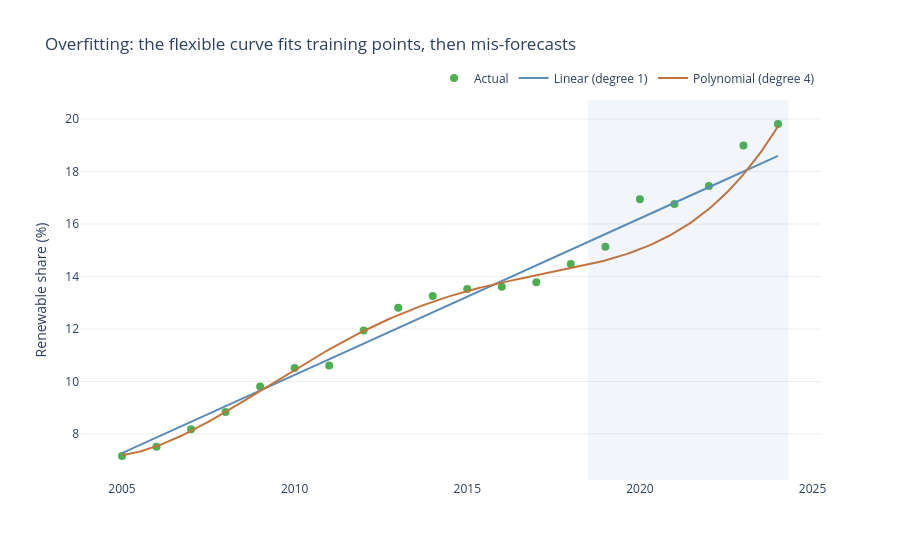

Here is the notebook cell this chart was saved with:
### Code cell
# The polynomial hugs the training points, then lurches once it leaves them
grid = pd.DataFrame({'t': np.linspace(0, eu['t'].max(), 200)})
grid['year'] = grid['t'] + eu['year'].min()

fig = go.Figure()
fig.add_vrect(x0=TRAIN_END + 0.5, x1=eu['year'].max() + 0.3,
              fillcolor='#5B8DB8', opacity=0.08, line_width=0)
fig.add_trace(go.Scatter(x=eu['year'], y=eu['renewable_share'],
                         name='Actual', mode='markers',
                         marker=dict(color=COLORS['renewables'], size=8)))
fig.add_trace(go.Scatter(x=grid['year'], y=lin.predict(grid[['t']]),
                         name='Linear (degree 1)', line=dict(color=COLORS['neutral'], width=2)))
fig.add_trace(go.Scatter(x=grid['year'], y=poly.predict(grid[['t']]),
                         name='Polynomial (degree 4)', line=dict(color=COLORS['fossil'], width=2)))
fig.update_layout(
    title='Overfitting: the flexible curve fits training points, then mis-forecasts',
    yaxis_title='Renewable share (%)', xaxis_title=None,
    plot_bgcolor='white', yaxis=dict(gridcolor='#eeeeee'),
    legend=dict(orientation='h', yanchor='bottom', y=1.02, xanchor='right', x=1))
fig.show()

### Figure 1 — Plotly figure (JSON) as saved in the notebook; plotly's stock layout.template omitted (floating-point values rounded to 4 significant figures; data arrays with more than 128 entries replaced by an {"elided": "..."} marker saying what was removed)
{"data": [{"marker": {"color": "#4CAF50", "size": 8}, "mode": "markers", "name": "Actual", "type": "scatter", "x": [2005, 2006, 2007, 2008, 2009, 2010, 2011, 2012, 2013, 2014, 2015, 2016, 2017, 2018, 2019, 2020, 2021, 2022, 2023, 2024], "y": [7.16, 7.51, 8.18, 8.84, 9.81, 10.51, 10.61, 11.94, 12.81, 13.26, 13.52, 13.61, 13.78, 14.48, 15.13, 16.94, 16.76, 17.45, 18.99, 19.81]}, {"line": {"color": "#5B8DB8", "width": 2}, "name": "Linear (degree 1)", "type": "scatter", "x": {"elided": "200 float values"}, "y": {"elided": "200 float values"}}, {"line": {"color": "#C4733A", "width": 2}, "name": "Polynomial (degree 4)", "type": "scatter", "x": {"elided": "200 float values"}, "y": {"elided": "200 float values"}}], "layout": {"legend": {"orientation": "h", "x": 1, "xanchor": "right", "y": 1.02, "yanchor": "bottom"}, "plot_bgcolor": "white", "shapes": [{"fillcolor": "#5B8DB8", "line": {"width": 0}, "opacity": 0.08, "type": "rect", "x0": 2018.0, "x1": 2024.0, "xref": "x", "y0": 0, "y1": 1, "yref": "y domain"}], "title": {"text": "Overfitting: the flexible curve fits training points, then mis-forecasts"}, "xaxis": {"title": {}}, "yaxis": {"gridcolor": "#eeeeee", "title": {"text": "Renewable share (%)"}}}}
